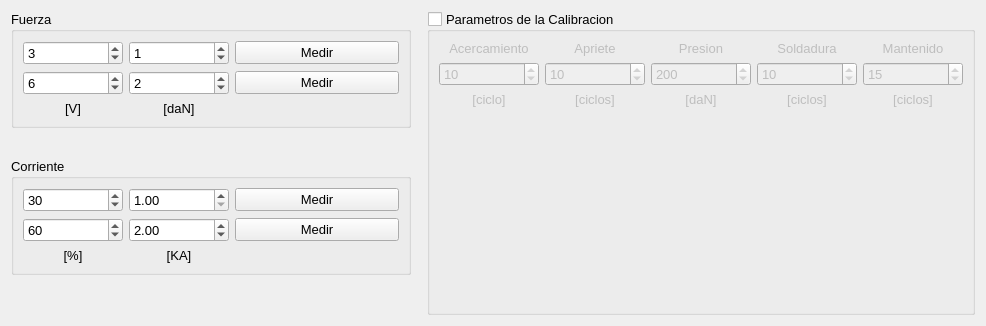
           <widget class="QWidget" name="tab_4">
            <attribute name="title">
             <string>Calibracion</string>
            </attribute>
            <layout class="QGridLayout" name="gridLayout_7">
             <item row="0" column="0">
              <layout class="QGridLayout" name="gridLayout_6" rowstretch="0,0,0,0" columnstretch="0">
               <property name="sizeConstraint">
                <enum>QLayout::SetMinimumSize</enum>
               </property>
               <property name="horizontalSpacing">
                <number>100</number>
               </property>
               <property name="verticalSpacing">
                <number>10</number>
               </property>
               <property name="rightMargin">
                <number>0</number>
               </property>
               <item row="2" column="0">
                <widget class="QGroupBox" name="groupBox">
                 <property name="minimumSize">
                  <size>
                   <width>400</width>
                   <height>0</height>
                  </size>
                 </property>
                 <property name="font">
                  <font>
                   <pointsize>10</pointsize>
                  </font>
                 </property>
                 <property name="title">
                  <string>Corriente</string>
                 </property>
                 <layout class="QGridLayout" name="gridLayout_8">
                  <item row="0" column="0">
                   <widget class="QSpinBox" name="caja_19">
                    <property name="minimumSize">
                     <size>
                      <width>100</width>
                      <height>0</height>
                     </size>
                    </property>
                    <property name="maximumSize">
                     <size>
                      <width>100</width>
                      <height>16777215</height>
                     </size>
                    </property>
                    <property name="minimum">
                     <number>1</number>
                    </property>
                    <property name="maximum">
                     <number>99</number>
                    </property>
                    <property name="value">
                     <number>30</number>
                    </property>
                   </widget>
                  </item>
                  <item row="0" column="1">
                   <widget class="QDoubleSpinBox" name="caja_22">
                    <property name="minimumSize">
                     <size>
                      <width>100</width>
                      <height>0</height>
                     </size>
                    </property>
                    <property name="maximumSize">
                     <size>
                      <width>100</width>
                      <height>16777215</height>
                     </size>
                    </property>
                    <property name="minimum">
                     <double>1.000000000000000</double>
                    </property>
                   </widget>
                  </item>
                  <item row="0" column="2">
                   <widget class="QPushButton" name="Medir_Corriente_1">
                    <property name="minimumSize">
                     <size>
                      <width>70</width>
                      <height>0</height>
                     </size>
                    </property>
                    <property name="maximumSize">
                     <size>
                      <width>16777215</width>
                      <height>16777215</height>
                     </size>
                    </property>
                    <property name="text">
                     <string>Medir</string>
                    </property>
                    <property name="icon">
                     <iconset>
                      <normaloff>Iconos/ic_medir.svg</normaloff>Iconos/ic_medir.svg</iconset>
                    </property>
                   </widget>
                  </item>
                  <item row="1" column="0">
                   <widget class="QSpinBox" name="caja_31">
                    <property name="minimumSize">
                     <size>
                      <width>100</width>
                      <height>0</height>
                     </size>
                    </property>
                    <property name="maximumSize">
                     <size>
                      <width>100</width>
                      <height>16777215</height>
                     </size>
                    </property>
                    <property name="minimum">
                     <number>1</number>
                    </property>
                    <property name="maximum">
                     <number>99</number>
                    </property>
                    <property name="value">
                     <number>60</number>
                    </property>
                   </widget>
                  </item>
                  <item row="1" column="1">
                   <widget class="QDoubleSpinBox" name="caja_32">
                    <property name="minimumSize">
                     <size>
                      <width>100</width>
                      <height>0</height>
                     </size>
                    </property>
                    <property name="maximumSize">
                     <size>
                      <width>100</width>
                      <height>16777215</height>
                     </size>
                    </property>
                    <property name="minimum">
                     <double>1.000000000000000</double>
                    </property>
                    <property name="value">
                     <double>2.000000000000000</double>
                    </property>
                   </widget>
                  </item>
                  <item row="1" column="2">
                   <widget class="QPushButton" name="Medir_Corriente_2">
                    <property name="minimumSize">
                     <size>
                      <width>70</width>
                      <height>0</height>
                     </size>
                    </property>
                    <property name="text">
                     <string>Medir</string>
                    </property>
                    <property name="icon">
                     <iconset>
                      <normaloff>Iconos/ic_medir.svg</normaloff>Iconos/ic_medir.svg</iconset>
                    </property>
                   </widget>
                  </item>
                  <item row="2" column="0">
                   <widget class="QLabel" name="label_4">
                    <property name="text">
                     <string>[%]</string>
                    </property>
                    <property name="alignment">
                     <set>Qt::AlignCenter</set>
                    </property>
                   </widget>
                  </item>
                  <item row="2" column="1">
                   <widget class="QLabel" name="label_5">
                    <property name="text">
                     <string>[KA]</string>
                    </property>
                    <property name="alignment">
                     <set>Qt::AlignCenter</set>
                    </property>
                   </widget>
                  </item>
                 </layout>
                </widget>
               </item>
               <item row="3" column="0">
                <spacer name="verticalSpacer_10">
                 <property name="orientation">
                  <enum>Qt::Vertical</enum>
                 </property>
                 <property name="sizeHint" stdset="0">
                  <size>
                   <width>20</width>
                   <height>40</height>
                  </size>
                 </property>
                </spacer>
               </item>
               <item row="1" column="0">
                <spacer name="verticalSpacer_2">
                 <property name="orientation">
                  <enum>Qt::Vertical</enum>
                 </property>
                 <property name="sizeType">
                  <enum>QSizePolicy::Preferred</enum>
                 </property>
                 <property name="sizeHint" stdset="0">
                  <size>
                   <width>20</width>
                   <height>20</height>
                  </size>
                 </property>
                </spacer>
               </item>
               <item row="0" column="0">
                <widget class="QGroupBox" name="groupBox_2">
                 <property name="sizePolicy">
                  <sizepolicy hsizetype="Preferred" vsizetype="Preferred">
                   <horstretch>0</horstretch>
                   <verstretch>0</verstretch>
                  </sizepolicy>
                 </property>
                 <property name="minimumSize">
                  <size>
                   <width>0</width>
                   <height>0</height>
                  </size>
                 </property>
                 <property name="maximumSize">
                  <size>
                   <width>400</width>
                   <height>16777215</height>
                  </size>
                 </property>
                 <property name="font">
                  <font>
                   <pointsize>10</pointsize>
                  </font>
                 </property>
                 <property name="title">
                  <string>Fuerza</string>
                 </property>
                 <layout class="QGridLayout" name="gridLayout_5">
                  <item row="0" column="0">
                   <widget class="QSpinBox" name="caja_20">
                    <property name="minimumSize">
                     <size>
                      <width>100</width>
                      <height>0</height>
                     </size>
                    </property>
                    <property name="maximumSize">
                     <size>
                      <width>100</width>
                      <height>16777215</height>
                     </size>
                    </property>
                    <property name="minimum">
                     <number>1</number>
                    </property>
                    <property name="maximum">
                     <number>10</number>
                    </property>
                    <property name="value">
                     <number>3</number>
                    </property>
                   </widget>
                  </item>
                  <item row="0" column="1">
                   <widget class="QSpinBox" name="caja_23">
                    <property name="minimumSize">
                     <size>
                      <width>100</width>
                      <height>0</height>
                     </size>
                    </property>
                    <property name="maximumSize">
                     <size>
                      <width>100</width>
                      <height>16777215</height>
                     </size>
                    </property>
                    <property name="maximum">
                     <number>9999</number>
                    </property>
                    <property name="value">
                     <number>1</number>
                    </property>
                   </widget>
                  </item>
                  <item row="0" column="2">
                   <widget class="QPushButton" name="Medir_Fuerza_1">
                    <property name="sizePolicy">
                     <sizepolicy hsizetype="Minimum" vsizetype="Fixed">
                      <horstretch>0</horstretch>
                      <verstretch>0</verstretch>
                     </sizepolicy>
                    </property>
                    <property name="minimumSize">
                     <size>
                      <width>70</width>
                      <height>0</height>
                     </size>
                    </property>
                    <property name="maximumSize">
                     <size>
                      <width>16777215</width>
                      <height>16777215</height>
                     </size>
                    </property>
                    <property name="autoFillBackground">
                     <bool>false</bool>
                    </property>
                    <property name="text">
                     <string>Medir</string>
                    </property>
                    <property name="icon">
                     <iconset>
                      <normaloff>Iconos/ic_medir.svg</normaloff>Iconos/ic_medir.svg</iconset>
                    </property>
                    <property name="checkable">
                     <bool>false</bool>
                    </property>
                    <property name="checked">
                     <bool>false</bool>
                    </property>
                    <property name="autoDefault">
                     <bool>false</bool>
                    </property>
                    <property name="default">
                     <bool>false</bool>
                    </property>
                    <property name="flat">
                     <bool>false</bool>
                    </property>
                   </widget>
                  </item>
                  <item row="1" column="0">
                   <widget class="QSpinBox" name="caja_21">
                    <property name="minimumSize">
                     <size>
                      <width>100</width>
                      <height>0</height>
                     </size>
                    </property>
                    <property name="maximumSize">
                     <size>
                      <width>100</width>
                      <height>16777215</height>
                     </size>
                    </property>
                    <property name="minimum">
                     <number>1</number>
                    </property>
                    <property name="maximum">
                     <number>10</number>
                    </property>
                    <property name="value">
                     <number>6</number>
                    </property>
                   </widget>
                  </item>
                  <item row="1" column="1">
                   <widget class="QSpinBox" name="caja_24">
                    <property name="minimumSize">
                     <size>
                      <width>100</width>
                      <height>0</height>
                     </size>
                    </property>
                    <property name="maximumSize">
                     <size>
                      <width>100</width>
                      <height>16777215</height>
                     </size>
                    </property>
                    <property name="maximum">
                     <number>9999</number>
                    </property>
                    <property name="value">
                     <number>2</number>
                    </property>
                   </widget>
                  </item>
                  <item row="1" column="2">
                   <widget class="QPushButton" name="Medir_Fuerza_2">
                    <property name="minimumSize">
                     <size>
                      <width>70</width>
                      <height>0</height>
                     </size>
                    </property>
                    <property name="maximumSize">
                     <size>
                      <width>16777215</width>
                      <height>16777215</height>
                     </size>
                    </property>
                    <property name="text">
                     <string>Medir</string>
                    </property>
                    <property name="icon">
                     <iconset>
                      <normaloff>Iconos/ic_medir.svg</normaloff>Iconos/ic_medir.svg</iconset>
                    </property>
                   </widget>
                  </item>
                  <item row="2" column="0">
                   <widget class="QLabel" name="label_6">
                    <property name="text">
                     <string>[V]</string>
                    </property>
                    <property name="alignment">
                     <set>Qt::AlignCenter</set>
                    </property>
                   </widget>
                  </item>
                  <item row="2" column="1">
                   <widget class="QLabel" name="label_7">
                    <property name="text">
                     <string>[daN]</string>
                    </property>
                    <property name="alignment">
                     <set>Qt::AlignCenter</set>
                    </property>
                   </widget>
                  </item>
                 </layout>
                </widget>
               </item>
              </layout>
             </item>
             <item row="0" column="2">
              <widget class="QGroupBox" name="groupBox_6">
               <property name="font">
                <font>
                 <pointsize>10</pointsize>
                </font>
               </property>
               <property name="title">
                <string>Parametros de la Calibracion</string>
               </property>
               <property name="checkable">
                <bool>true</bool>
               </property>
               <property name="checked">
                <bool>false</bool>
               </property>
               <layout class="QGridLayout" name="gridLayout_32">
                <item row="0" column="4">
                 <widget class="QLabel" name="label_55">
                  <property name="text">
                   <string>Soldadura</string>
                  </property>
                  <property name="alignment">
                   <set>Qt::AlignCenter</set>
                  </property>
                 </widget>
                </item>
                <item row="2" column="1">
                 <widget class="QLabel" name="label_56">
                  <property name="text">
                   <string>[ciclo]</string>
                  </property>
                  <property name="alignment">
                   <set>Qt::AlignCenter</set>
                  </property>
                 </widget>
                </item>
                <item row="1" column="4">
                 <widget class="QSpinBox" name="caja_35">
                  <property name="minimumSize">
                   <size>
                    <width>100</width>
                    <height>0</height>
                   </size>
                  </property>
                  <property name="value">
                   <number>10</number>
                  </property>
                 </widget>
                </item>
                <item row="1" column="5">
                 <widget class="QSpinBox" name="caja_36">
                  <property name="minimumSize">
                   <size>
                    <width>100</width>
                    <height>0</height>
                   </size>
                  </property>
                  <property name="value">
                   <number>15</number>
                  </property>
                 </widget>
                </item>
                <item row="2" column="4">
                 <widget class="QLabel" name="label_59">
                  <property name="text">
                   <string>[ciclos]</string>
                  </property>
                  <property name="alignment">
                   <set>Qt::AlignCenter</set>
                  </property>
                 </widget>
                </item>
                <item row="1" column="2">
                 <widget class="QSpinBox" name="caja_33">
                  <property name="minimumSize">
                   <size>
                    <width>100</width>
                    <height>0</height>
                   </size>
                  </property>
                  <property name="maximum">
                   <number>999</number>
                  </property>
                  <property name="value">
                   <number>10</number>
                  </property>
                 </widget>
                </item>
                <item row="2" column="3">
                 <widget class="QLabel" name="label_58">
                  <property name="text">
                   <string>[daN]</string>
                  </property>
                  <property name="alignment">
                   <set>Qt::AlignCenter</set>
                  </property>
                 </widget>
                </item>
                <item row="3" column="3">
                 <spacer name="verticalSpacer_25">
                  <property name="orientation">
                   <enum>Qt::Vertical</enum>
                  </property>
                  <property name="sizeHint" stdset="0">
                   <size>
                    <width>20</width>
                    <height>40</height>
                   </size>
                  </property>
                 </spacer>
                </item>
                <item row="0" column="3">
                 <widget class="QLabel" name="label_54">
                  <property name="text">
                   <string>Presion</string>
                  </property>
                  <property name="alignment">
                   <set>Qt::AlignCenter</set>
                  </property>
                 </widget>
                </item>
                <item row="1" column="1">
                 <widget class="QSpinBox" name="caja_17">
                  <property name="minimumSize">
                   <size>
                    <width>100</width>
                    <height>0</height>
                   </size>
                  </property>
                  <property name="maximum">
                   <number>999</number>
                  </property>
                  <property name="value">
                   <number>10</number>
                  </property>
                 </widget>
                </item>
                <item row="0" column="1">
                 <widget class="QLabel" name="label_52">
                  <property name="text">
                   <string>Acercamiento</string>
                  </property>
                  <property name="alignment">
                   <set>Qt::AlignCenter</set>
                  </property>
                 </widget>
                </item>
                <item row="2" column="5">
                 <widget class="QLabel" name="label_61">
                  <property name="text">
                   <string>[ciclos]</string>
                  </property>
                  <property name="alignment">
                   <set>Qt::AlignCenter</set>
                  </property>
                 </widget>
                </item>
                <item row="2" column="2">
                 <widget class="QLabel" name="label_57">
                  <property name="text">
                   <string>[ciclos]</string>
                  </property>
                  <property name="alignment">
                   <set>Qt::AlignCenter</set>
                  </property>
                 </widget>
                </item>
                <item row="1" column="3">
                 <widget class="QSpinBox" name="caja_34">
                  <property name="minimumSize">
                   <size>
                    <width>100</width>
                    <height>0</height>
                   </size>
                  </property>
                  <property name="maximum">
                   <number>999</number>
                  </property>
                  <property name="value">
                   <number>200</number>
                  </property>
                 </widget>
                </item>
                <item row="0" column="2">
                 <widget class="QLabel" name="label_53">
                  <property name="text">
                   <string>Apriete</string>
                  </property>
                  <property name="alignment">
                   <set>Qt::AlignCenter</set>
                  </property>
                 </widget>
                </item>
                <item row="0" column="5">
                 <widget class="QLabel" name="label_60">
                  <property name="text">
                   <string>Mantenido</string>
                  </property>
                  <property name="alignment">
                   <set>Qt::AlignCenter</set>
                  </property>
                 </widget>
                </item>
               </layout>
              </widget>
             </item>
             <item row="0" column="1">
              <spacer name="horizontalSpacer_7">
               <property name="orientation">
                <enum>Qt::Horizontal</enum>
               </property>
               <property name="sizeType">
                <enum>QSizePolicy::Fixed</enum>
               </property>
               <property name="sizeHint" stdset="0">
                <size>
                 <width>10</width>
                 <height>20</height>
                </size>
               </property>
              </spacer>
             </item>
            </layout>
           </widget>
